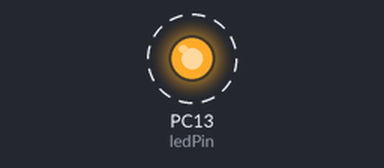
Recording of a sketch running on a simulated STM32 Blue Pill. Shown: output pins drawn as LEDs (lit = HIGH). Dashed ring = blinking.

Above: at 0.5 s.
Timing chart, 0 to 4.6 s (numbered marks = the images above):
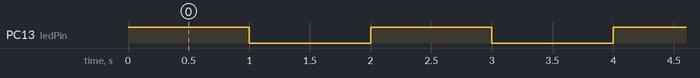

Measured:
- by itself, PC13 (ledPin): alternates HIGH for 1.0 s and LOW for 1.0 s

The sketch:

blink.ino
```cpp
// eRoxi TWIN STM32F1 Blink Arduinio IDE vai SWD
const int ledPin = PC13; // Led Pin on the TWIN STM32 at pin PC13

void setup() {
  // Configure PC13 as output pin on TWIN STM32
  pinMode( ledPin,OUTPUT);

}

void loop() {
  digitalToggle(ledPin);
  delay(1000); // wait for 1 seconde to blink LED
}
```
